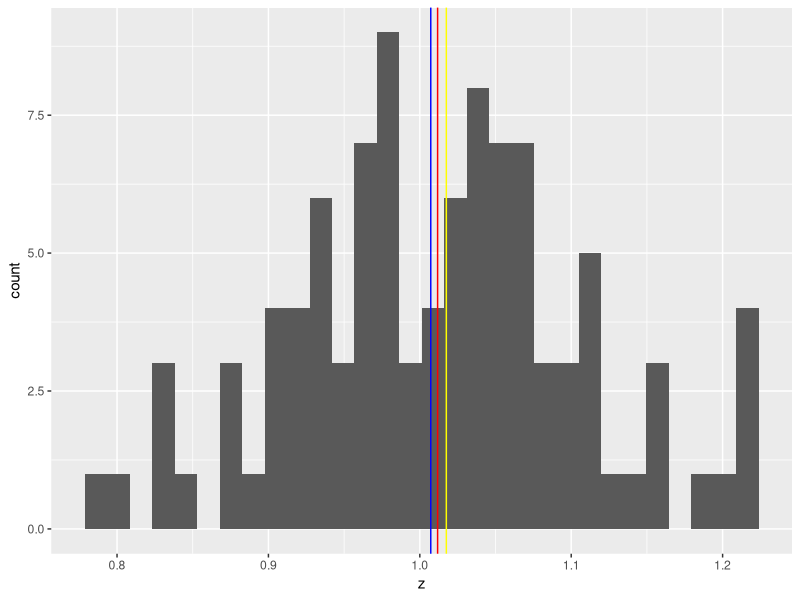
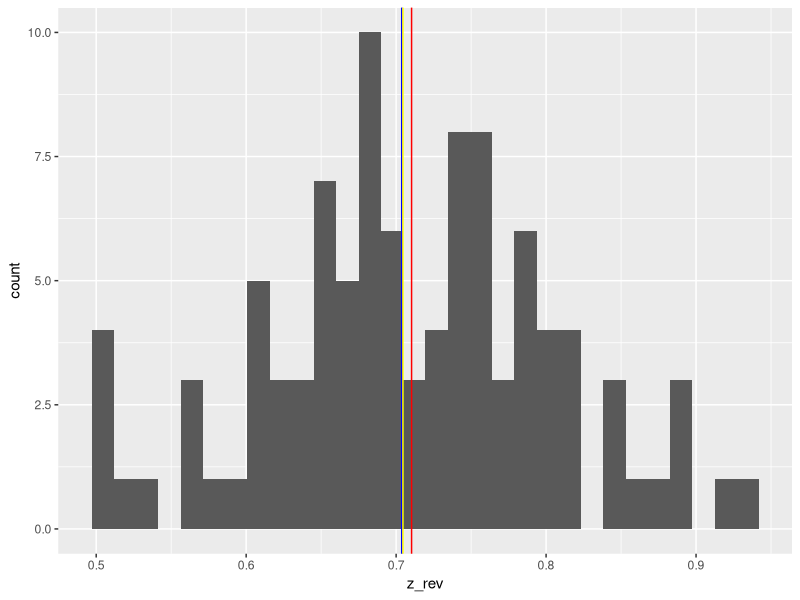

These figures' R source, in order:
library(tidyverse)

# Descriptive Statistics - Lab

# Central Tendency --------------------------------------------------------

z <- exp(rnorm(n = 100, mean = 0, sd = 0.1))

# arithmetic mean
(mu_z <- (sum(z) / length(z)))

#geometric mean
(mu_z_ge <- prod(z)^(1 / length(z)))

# median
(med_z <- median(z))

# histogram of z

(z_tibble <- tibble(z))

z_tibble |> 
  ggplot(aes(z)) + 
  geom_histogram() + 
  geom_vline(xintercept = mu_z, color = "red") + 
  geom_vline(xintercept = mu_z_ge, color = "blue") +
  geom_vline(xintercept = med_z, color = "yellow")

# new vector z_rev as -z + max(z) + 0.5, and repeat step 1-4
(z_rev <- (-z + max(z) + 0.5))

# arithmetic mean z_rev
(mu_z_rev <- mean(z_rev))

# geometric mean z_rev
(mu_z_rev_ge <- exp(sum(log(z_rev)))^(1 / length(z_rev)))

# median
(med_z_rev <- median(z_rev))

# histogram of z_rev
(z_rev_tibble <- tibble(z_rev))

z_rev_tibble |> 
  ggplot(aes(z_rev)) + 
  geom_histogram() + 
  geom_vline(xintercept = mu_z_rev, color = "red") + 
  geom_vline(xintercept = mu_z_rev_ge, color = "blue") +
  geom_vline(xintercept = med_z_rev, color = "yellow")

# Variation ---------------------------------------------------------------
# defining w
w <- rnorm(100, mean = 10, sd = 1)

# show first 10 elements in w
head(w, n = 10)
?head

# convert unit of w to milligram and create new vector "m"
(m <- w*1000)

# calculate SD and MAD for w and m
(mu_w <- mean(w))
(mad_w <- median(w))
(var_w <- sum((w - mean(w))^2) / length(w))
(sd_w <- sqrt(var_w))
(ad_w <- abs(w - median(w)))
median(mad_w)

(sd_w <- sqrt(sum((w - mean(w))^2) / length(w)))
(mad_w <- median(abs(w - median(w))))

(sd_m <- sqrt(sum((m - mean(m))^2) / length(m)))
(mad_m <- median(abs(m - median(m))))

#calculate CV and MAD/Median for w and m
mycv <- function(v)  {
  mu <- mean(v)
  s <- sd(v)
  cv <- s / mu
  
  return(cv)
}

mycv(m)
mycv(w)

mad_m / median(m)
mad_w / median(w)
